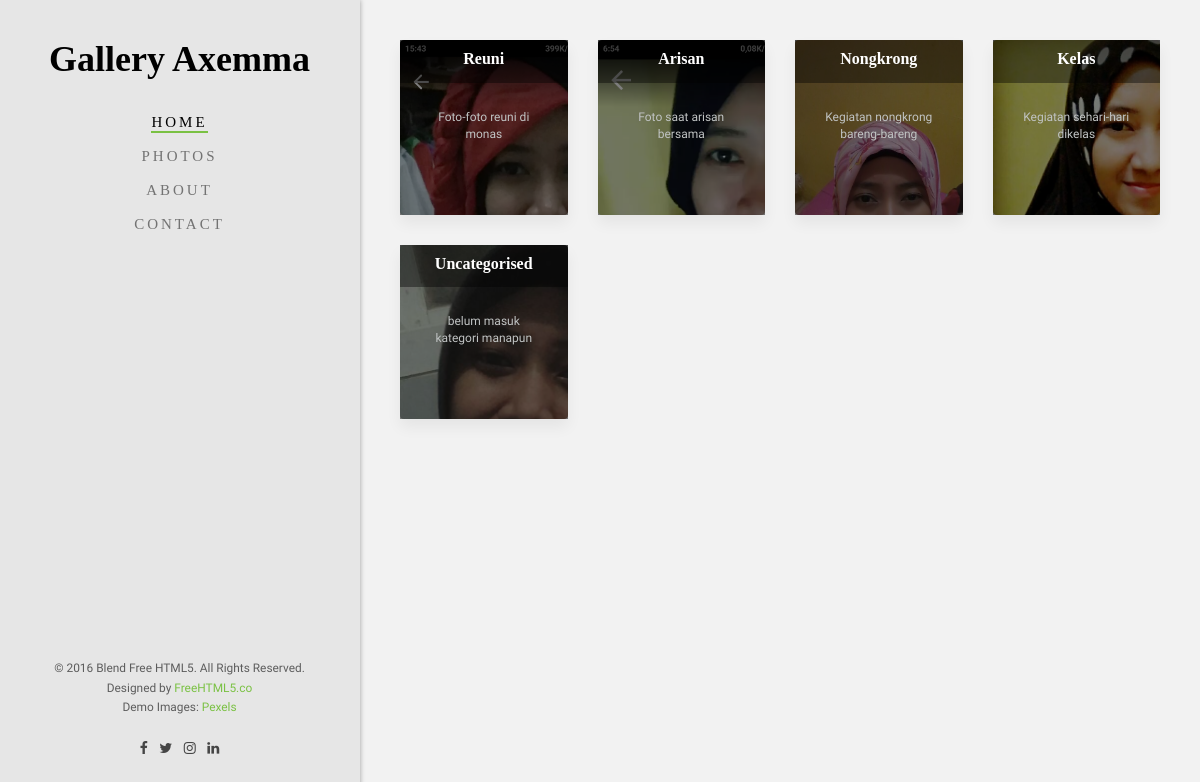
Page /index.php/home on the committed database.
### tables this page shows
CREATE TABLE `album` (
  `id_album` int(11) NOT NULL,
  `nama_album` varchar(100) NOT NULL,
  `deskripsi` text NOT NULL
);

CREATE TABLE `foto` (
  `id_foto` int(11) NOT NULL,
  `id_album` int(11) NOT NULL,
  `nama_foto` varchar(100) NOT NULL,
  `tgl` date NOT NULL,
  `deskripsi` text NOT NULL,
  `link` varchar(100) NOT NULL
);

### application/libraries/template.php (called while the page is built, shortened)
<?php
class Template{
  var $template_data = array();
  function set($name, $value)
  {
    $this->template_data[$name]=  $value;
  }
  function load($template, $view, $view_data = array(), $return = false)
  {
    $this->CI =& get_instance();
    $this->set('contents', $this->CI->load->view($view, $view_data, TRUE));
    return $this->CI->load->view($template, $this->template_data, $return);
  }
}

### application/controllers/Home.php (called while the page is built, shortened)
<?php
class Home extends CI_Controller
{
	public function index()
	{
		$batas                = 9;
        $config['base_url']   = base_url().'admin/view_album';
        $config['total_rows'] = $this->home_model->get_album()->num_rows();
        $config['per_page']   = $batas;
        $this->pagination->initialize($config);
        $data['paging']     = $this->pagination->create_links();
        $halaman            = $this->uri->segment(3);
        $halaman            = $halaman==''?0:$halaman;
        $data['album']      = $this->home_model->get_datapaging_album($halaman,$batas);
		$this->template->load('template/gallery','home',$data);
	}
}

### index.php (called while the page is built, shortened)
<?php
require_once BASEPATH.'core/CodeIgniter.php';

### application/models/Home_model.php (called while the page is built, shortened)
<?php
class Home_model extends CI_Model
{
	public function get_randphoto($idalbum)
	{
		$this->db->where("id_album", $idalbum);
		$this->db->order_by('rand()');
		return $this->db->get("foto",1);
	}
    public function get_datapaging_album($halaman,$batas)
    {
    	$this->db->order_by("id_album desc");
        return $this->db->get('album',$batas,$halaman);
    }
}

### application/views/home.php (the view, shortened to what this page needs)
<div class="tz-gallery">
	<div class="row">
	<?php
	foreach($album->result() as $album){
		$foto = $this->home_model->get_randphoto($album->id_album);
		if ($foto->num_rows() > 0) {
			$foto = $foto->row();
		?>
	    <div class="col-xs-6 col-sm-4 col-md-3 col-lg-3" >
	        <div class="thumbnail" style="background-image: url('<?= base_url().'assets/gallery/'.$foto->link; ?>'); ">
	            <a  href="<?= base_url().'home/'.$album->id_album ?>">
	                <h3 align="center"><?= $album->nama_album ?></h3>
	            <div class="caption">
	                <p><?= $album->deskripsi ?></p>
	            </div>
	            </a>
	        </div>
	    </div>
	    <?php } } ?>
	</div>
</div>

### application/views/template/gallery.php (shortened to what this page needs)
<!DOCTYPE html>
 <html class="no-js">
	<head>
	<link rel="stylesheet" href="<?= base_url(); ?>assets/css/animate.css">
	<link rel="stylesheet" href="<?= base_url(); ?>assets/css/icomoon.css">
	<link rel="stylesheet" href="<?= base_url(); ?>assets/css/bootstrap.css">
	<link rel="stylesheet" href="<?= base_url(); ?>assets/css/owl.carousel.min.css">
	<link rel="stylesheet" href="<?= base_url(); ?>assets/css/owl.theme.default.min.css">
	<link rel="stylesheet" href="<?= base_url(); ?>assets/css/style-home.css">
	<link rel="stylesheet" href="<?= base_url(); ?>assets/css/style.css">
    <link href="<?= base_url(); ?>assets/js/fancybox/jquery.fancybox.css" rel="stylesheet" />
	<link rel="stylesheet" href="<?= base_url(); ?>assets/css/thumbnail-gallery.css">
	</head>
	<body>
	<div id="fh5co-page">
		<aside id="fh5co-aside" role="complementary" class="border js-fullheight">
			<h1 id="fh5co-logo">Gallery Axemma</h1>
			<nav id="fh5co-main-menu" role="navigation">
				<ul>
					<li class="fh5co-active"><a href="index.html">Home</a></li>
					<li><a href="portfolio.html">Photos</a></li>
					<li><a href="about.html">About</a></li>
					<li><a href="contact.html">Contact</a></li>
				</ul>
			</nav>
			<div class="fh5co-footer">
				<p><small>&copy; 2016 Blend Free HTML5. All Rights Reserved.</span> <span>Designed by <a href="http://freehtml5.co/" target="_blank">FreeHTML5.co</a> </span> <span>Demo Images: <a href="http://pexels.com/" target="_blank">Pexels</a></span></small></p>
				<ul>
					<li><a href="#"><i class="icon-facebook"></i></a></li>
					<li><a href="#"><i class="icon-twitter"></i></a></li>
					<li><a href="#"><i class="icon-instagram"></i></a></li>
					<li><a href="#"><i class="icon-linkedin"></i></a></li>
				</ul>
			</div>
		</aside>
		<div id="fh5co-main">
			<div class="fh5co-gallery">
				    <?php echo $contents; ?>
			</div>
		</div>
	</div>
	</body>
</html>

### assets/css/icomoon.css (style rules this page uses)
[class^="icon-"], [class*=" icon-"] { font-family: 'icomoon' !important; speak: none; font-style: normal; font-weight: normal; font-variant: normal; text-transform: none; line-height: 1; -webkit-font-smoothing: antialiased; -moz-osx-font-smoothing: grayscale; }
.icon-twitter:before { content: "\f099"; }
.icon-facebook:before { content: "\f09a"; }
.icon-linkedin:before { content: "\f0e1"; }
.icon-instagram:before { content: "\f16d"; }

### assets/css/style-home.css (style rules this page uses)
body { font-family: "Roboto", Arial, sans-serif; font-weight: 300; font-size: 20px; line-height: 1.6; color: rgba(0, 0, 0, 0.5); }
a { color: #7ac143; -webkit-transition: 0.5s; -o-transition: 0.5s; transition: 0.5s; }
p { margin-bottom: 1.5em; }
h1, h2, h3, h4, h5, h6 { color: #000; font-family: "Merriweather", Times, serif; font-weight: 700; margin: 0 0 30px 0; }
#fh5co-page { width: 100%; overflow: hidden; position: relative; }
#fh5co-aside { padding-top: 40px; padding-bottom: 40px; width: 15%; position: fixed; bottom: 0; top: 0; left: 0; overflow-y: scroll; background: #e6e6e6; z-index: 1001; -webkit-box-shadow: 0px 0px 5px 0px rgba(0, 0, 0, 0.35); -moz-box-shadow: 0px 0px 5px 0px rgba(0, 0, 0, 0.35); -ms-box-shadow: 0px 0px 5px 0px rgba(0, 0, 0, 0.35); -o-box-shadow: 0px 0px 5px 0px rgba(0, 0, 0, 0.35); box-shadow: 0px 0px 5px 0px rgba(0, 0, 0, 0.35); -webkit-transition: 0.5s; -o-transition: 0.5s; transition: 0.5s; }
#fh5co-aside.border { border-right: 1px solid #e6e6e6; }
@media screen and (max-width: 1200px) { #fh5co-aside { width: 30%; } }
#fh5co-aside #fh5co-logo { text-align: center; }
#fh5co-aside #fh5co-main-menu ul { text-align: center; margin: 0; padding: 0; }
#fh5co-aside #fh5co-main-menu ul li { margin: 0 0 10px 0; padding: 0; list-style: none; }
#fh5co-aside #fh5co-main-menu ul li a { color: rgba(0, 0, 0, 0.5); text-decoration: none; letter-spacing: .1em; text-transform: uppercase; font-size: 15px; font-weight: 300; position: relative; -webkit-transition: 0.3s; -o-transition: 0.3s; transition: 0.3s; padding: 10px 10px; letter-spacing: .2em; font-family: "Merriweather", Times, serif; }
#fh5co-aside #fh5co-main-menu ul li a:after { content: ""; position: absolute; height: 2px; bottom: 7px; left: 10px; right: 10px; background-color: #7ac143; visibility: hidden; -webkit-transform: scaleX(0); -moz-transform: scaleX(0); -ms-transform: scaleX(0); -o-transform: scaleX(0); transform: scaleX(0); -webkit-transition: all 0.3s cubic-bezier(0.175, 0.885, 0.32, 1.275); -moz-transition: all 0.3s cubic-bezier(0.175, 0.885, 0.32, 1.275); -ms-transition: all 0.3s cubic-bezier(0.175, 0.885, 0.32, 1.275); -o-transition: all 0.3s cubic-bezier(0.175, 0.885, 0.32, 1.275); transition: all 0.3s cubic-bezier(0.175, 0.885, 0.32, 1.275); }
#fh5co-aside #fh5co-main-menu ul li.fh5co-active a { color: black; }
#fh5co-aside #fh5co-main-menu ul li.fh5co-active a:after { visibility: visible; -webkit-transform: scaleX(1); -moz-transform: scaleX(1); -ms-transform: scaleX(1); -o-transform: scaleX(1); transform: scaleX(1); }
#fh5co-aside .fh5co-footer { position: absolute; bottom: 40px; font-size: 14px; text-align: center; width: 100%; font-weight: 400; color: rgba(0, 0, 0, 0.6); }
#fh5co-aside .fh5co-footer span { display: block; }
#fh5co-aside .fh5co-footer ul { padding: 0; margin: 0; text-align: center; }
#fh5co-aside .fh5co-footer ul li { padding: 0; margin: 0; display: inline; list-style: none; }
#fh5co-aside .fh5co-footer ul li a { color: rgba(0, 0, 0, 0.7); padding: 4px; }
#fh5co-main { width: 85%; float: right; -webkit-transition: 0.5s; -o-transition: 0.5s; transition: 0.5s; }
@media screen and (max-width: 1200px) { #fh5co-main { width: 70%; } }
.fh5co-gallery { position: relative; margin-bottom: 7em; float: left; width: 100%; }

### assets/css/style.css (style rules this page uses)
body { color: #797979; background: #f2f2f2; font-family: 'Ruda', sans-serif; padding: 0px !important; margin: 0px !important; font-size:13px; }
ul li { list-style: none; }
a, a:hover, a:focus { text-decoration: none; outline: none; }

### rows in the picture
album: foto.link (picture), nama_album "Reuni", deskripsi "Foto-foto reuni di monas"
album: foto.link (picture), nama_album "Arisan", deskripsi "Foto saat arisan bersama"
album: foto.link (picture), nama_album "Nongkrong", deskripsi "Kegiatan nongkrong bareng-bareng"
album: foto.link (picture), nama_album "Kelas", deskripsi "Kegiatan sehari-hari dikelas"
album: foto.link (picture), nama_album "Uncategorised", deskripsi "belum masuk kategori manapun"
